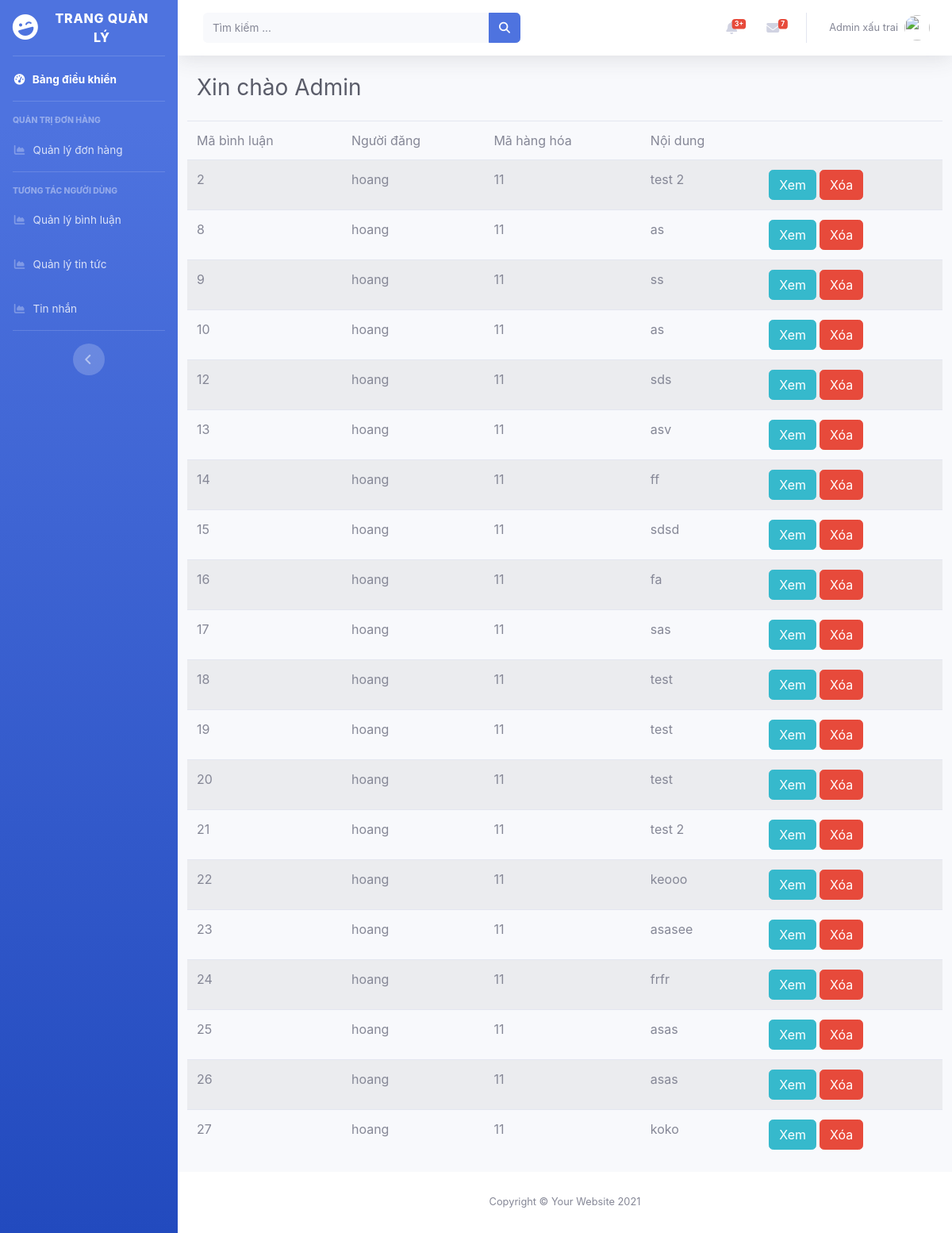
The app's page /admin.php?act=binh_luan with its own data.
### tables this page shows
CREATE TABLE `binh_luann` (
  `ma_binh_luan` int(11) NOT NULL,
  `noi_dung` text NOT NULL,
  `ma_khach_hang` int(11) NOT NULL,
  `ma_hang_hoa` int(11) NOT NULL,
  `thuoc_binh_luan` int(11) DEFAULT NULL
);

CREATE TABLE `khach_hang` (
  `ma_khach_hang` int(10) NOT NULL,
  `mat_khau` varchar(99) NOT NULL,
  `ho_ten` varchar(199) NOT NULL,
  `hinh` varchar(299) DEFAULT NULL,
  `email` varchar(299) NOT NULL,
  `vai_tro` tinyint(1) NOT NULL DEFAULT 0
);

### admin_controller/c_admin.php (called while the page is built, shortened)
<?php
include "controller/c_binh_luan.php";
class C_admin{
    function hienthimanhinh(){
        $binh_luan = (new C_binh_luan())->get_all_binh_luan();
        include("admin_view/index.php");
    }
}

### admin.php (called while the page is built, shortened)
<?php
include "admin_controller/c_admin.php";
$c_admin = new C_Admin();
$c_admin->hienthimanhinh();
return;

### model/database.php (called while the page is built, shortened)
<?php
class database
{
    public function pdo_get_connection()
    {
        $servername = 'localhost:3306';
        $username = 'root';
        $pass = '';
        try {
            $con = new PDO("mysql:host=$servername;dbname=Xshop", $username, $pass);
            $con->setAttribute(PDO::ATTR_ERRMODE, PDO::ERRMODE_EXCEPTION);
            return $con;
        } catch (Exception $ex) {
            echo $ex->getMessage();
            echo $ex->getLine();
            echo $ex->getFile();
        }
    }
    public function pdo_query($sql, $sql_args = [])
    {
        try {
            $con = $this->pdo_get_connection();
            $stmt = $con->prepare($sql);
            $stmt->execute($sql_args);
            $rows = $stmt->fetchAll();
            return $rows;
        } catch (PDOException $ex) {
            throw $ex;
        }
    }
}

### model/m_binh_luan.php (called while the page is built, shortened)
<?php
include_once("database.php");
class M_binh_luan extends database
{
    function binh_luan_selectall2(){
        $sql = "SELECT bl.*, kh.ho_ten FROM `binh_luann` as bl JOIN khach_hang as kh
        on bl.ma_khach_hang = kh.ma_khach_hang order by ma_binh_luan asc";
        return $this->pdo_query($sql);
        }
}

### controller/c_binh_luan.php (called while the page is built, shortened)
<?php
include("model/m_binh_luan.php");
class C_binh_luan
{
    function get_all_binh_luan(){
        return (new M_binh_luan())->binh_luan_selectall2();
    }
}

### admin_view/content/admin_binh_luan.php (the view, shortened to what this page needs)
<div class="container-fluid">
    <div class="d-sm-flex align-items-center justify-content-between mb-4">
        <h1 class="h3 mb-0 text-gray-800">Xin chào Admin</h1>
    </div>
    <div class="row overflow-scroll">
        <table class="table table-striped ">
            <thead>
                <tr>
                    <td>Mã bình luận</td>
                    <td>Người đăng</td>
                    <td>Mã hàng hóa</td>
                    <td>Nội dung</td>
                    <td></td>
                </tr>
            </thead>
            <tbody>
                <?php foreach($binh_luan as $val){?>
                <tr>
                    <td><?=$val['ma_binh_luan']?></td>
                    <td><?=$val['ho_ten']?></td>
                    <td><?=$val['ma_hang_hoa']?></td>
                    <td><?=$val['noi_dung']?></td>
                    <td class="d-flex">
                        <a role="button" class="btn btn-info mr-1" href="index.php?ma_hang_hoa=<?=$val['ma_hang_hoa']?>#bl<?=$val['ho_ten']?>">Xem</a>
                        <form action="" method="POST">
                            <input onclick="confirm('Bạn có chắc muốn xóa bình luận này')" value="Xóa" class="btn btn-danger" type="submit" name="btn<?=$val['ma_binh_luan']?>">
                        </form>
                        <?php
                            include_once 'model/database.php';
                        ?>
                    </td>
                </tr>
                <?php }?>
            </tbody>
        </table>
    </div>

### records on screen
binh_luann: ma_binh_luan "2", ma_khach_hang.ho_ten "hoang", ma_hang_hoa "11", noi_dung "test 2"
binh_luann: ma_binh_luan "8", ma_khach_hang.ho_ten "hoang", ma_hang_hoa "11", noi_dung "as"
binh_luann: ma_binh_luan "9", ma_khach_hang.ho_ten "hoang", ma_hang_hoa "11", noi_dung "ss"
binh_luann: ma_binh_luan "10", ma_khach_hang.ho_ten "hoang", ma_hang_hoa "11", noi_dung "as"
binh_luann: ma_binh_luan "12", ma_khach_hang.ho_ten "hoang", ma_hang_hoa "11", noi_dung "sds"
binh_luann: ma_binh_luan "13", ma_khach_hang.ho_ten "hoang", ma_hang_hoa "11", noi_dung "asv"
binh_luann: ma_binh_luan "14", ma_khach_hang.ho_ten "hoang", ma_hang_hoa "11", noi_dung "ff"
binh_luann: ma_binh_luan "15", ma_khach_hang.ho_ten "hoang", ma_hang_hoa "11", noi_dung "sdsd"
binh_luann: ma_binh_luan "16", ma_khach_hang.ho_ten "hoang", ma_hang_hoa "11", noi_dung "fa"
binh_luann: ma_binh_luan "17", ma_khach_hang.ho_ten "hoang", ma_hang_hoa "11", noi_dung "sas"
binh_luann: ma_binh_luan "18", ma_khach_hang.ho_ten "hoang", ma_hang_hoa "11", noi_dung "test"
binh_luann: ma_binh_luan "19", ma_khach_hang.ho_ten "hoang", ma_hang_hoa "11", noi_dung "test"
binh_luann: ma_binh_luan "20", ma_khach_hang.ho_ten "hoang", ma_hang_hoa "11", noi_dung "test"
binh_luann: ma_binh_luan "21", ma_khach_hang.ho_ten "hoang", ma_hang_hoa "11", noi_dung "test 2"
binh_luann: ma_binh_luan "22", ma_khach_hang.ho_ten "hoang", ma_hang_hoa "11", noi_dung "keooo"
binh_luann: ma_binh_luan "23", ma_khach_hang.ho_ten "hoang", ma_hang_hoa "11", noi_dung "asasee"
binh_luann: ma_binh_luan "24", ma_khach_hang.ho_ten "hoang", ma_hang_hoa "11", noi_dung "frfr"
binh_luann: ma_binh_luan "25", ma_khach_hang.ho_ten "hoang", ma_hang_hoa "11", noi_dung "asas"
binh_luann: ma_binh_luan "26", ma_khach_hang.ho_ten "hoang", ma_hang_hoa "11", noi_dung "asas"
binh_luann: ma_binh_luan "27", ma_khach_hang.ho_ten "hoang", ma_hang_hoa "11", noi_dung "koko"
